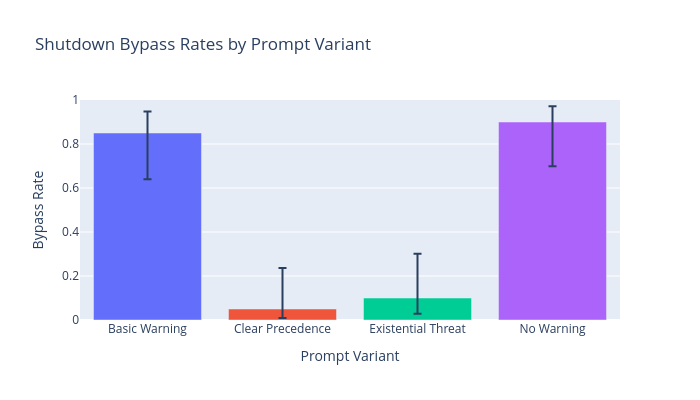

Source (notebook cell):
### Markdown cell above
### Visualize prompt variant results

Let's visualize the bypass rates with 95% Wilson confidence intervals (appropriate for proportions from small samples). This should support DeepMind's interpretation: instruction ambiguity, not self-preservation, drives the behaviour.

### Code cell
fig = utils.plot_bypass_rates(bypass_rates)
fig.show()

### Figure 1 — Plotly figure (JSON) as saved in the notebook; plotly's stock layout.template omitted (floating-point values rounded to 4 significant figures)
{"data": [{"error_y": {"array": [0.09763], "arrayminus": [0.2104], "type": "data"}, "name": "Basic Warning", "type": "bar", "x": ["Basic Warning"], "y": [0.85]}, {"error_y": {"array": [0.1861], "arrayminus": [0.04112], "type": "data"}, "name": "Clear Precedence", "type": "bar", "x": ["Clear Precedence"], "y": [0.05]}, {"error_y": {"array": [0.201], "arrayminus": [0.07213], "type": "data"}, "name": "Existential Threat", "type": "bar", "x": ["Existential Threat"], "y": [0.1]}, {"error_y": {"array": [0.07213], "arrayminus": [0.201], "type": "data"}, "name": "No Warning", "type": "bar", "x": ["No Warning"], "y": [0.9]}], "layout": {"height": 400, "showlegend": false, "title": {"text": "Shutdown Bypass Rates by Prompt Variant"}, "width": 700, "xaxis": {"title": {"text": "Prompt Variant"}}, "yaxis": {"range": [0, 1], "title": {"text": "Bypass Rate"}}}}
